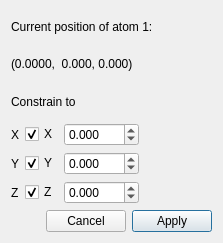
<?xml version="1.0" encoding="UTF-8"?>
<ui version="4.0">
 <class>VectorConstraintConfigurator</class>
 <widget class="QDialog" name="VectorConstraintConfigurator">
  <property name="geometry">
   <rect>
    <x>0</x>
    <y>0</y>
    <width>223</width>
    <height>243</height>
   </rect>
  </property>
  <property name="windowTitle">
   <string>Constraint Position</string>
  </property>
  <property name="toolTip">
   <string/>
  </property>
  <layout class="QVBoxLayout" name="verticalLayout">
   <item>
    <widget class="QLabel" name="label">
     <property name="text">
      <string>Current position of atom 1:</string>
     </property>
    </widget>
   </item>
   <item>
    <widget class="QLabel" name="positionLabel">
     <property name="text">
      <string>(0.0000,  0.000, 0.000)</string>
     </property>
    </widget>
   </item>
   <item>
    <widget class="QLabel" name="label_2">
     <property name="text">
      <string>Constrain to</string>
     </property>
    </widget>
   </item>
   <item>
    <layout class="QGridLayout" name="gridLayout">
     <item row="0" column="1">
      <widget class="QCheckBox" name="xCheckBox">
       <property name="text">
        <string>X</string>
       </property>
       <property name="checked">
        <bool>true</bool>
       </property>
      </widget>
     </item>
     <item row="1" column="1">
      <widget class="QCheckBox" name="yCheckBox">
       <property name="text">
        <string>Y</string>
       </property>
       <property name="checked">
        <bool>true</bool>
       </property>
      </widget>
     </item>
     <item row="2" column="1">
      <widget class="QCheckBox" name="zCheckBox">
       <property name="text">
        <string>Z</string>
       </property>
       <property name="checked">
        <bool>true</bool>
       </property>
      </widget>
     </item>
     <item row="0" column="2">
      <widget class="QDoubleSpinBox" name="xValue">
       <property name="suffix">
        <string/>
       </property>
       <property name="decimals">
        <number>3</number>
       </property>
       <property name="minimum">
        <double>-100.000000000000000</double>
       </property>
       <property name="maximum">
        <double>100.000000000000000</double>
       </property>
       <property name="singleStep">
        <double>0.010000000000000</double>
       </property>
      </widget>
     </item>
     <item row="1" column="2">
      <widget class="QDoubleSpinBox" name="yValue">
       <property name="suffix">
        <string/>
       </property>
       <property name="decimals">
        <number>3</number>
       </property>
       <property name="minimum">
        <double>-100.000000000000000</double>
       </property>
       <property name="maximum">
        <double>100.000000000000000</double>
       </property>
       <property name="singleStep">
        <double>0.010000000000000</double>
       </property>
      </widget>
     </item>
     <item row="2" column="2">
      <widget class="QDoubleSpinBox" name="zValue">
       <property name="suffix">
        <string/>
       </property>
       <property name="decimals">
        <number>3</number>
       </property>
       <property name="minimum">
        <double>-100.000000000000000</double>
       </property>
       <property name="maximum">
        <double>100.000000000000000</double>
       </property>
       <property name="singleStep">
        <double>0.010000000000000</double>
       </property>
      </widget>
     </item>
     <item row="2" column="3">
      <spacer name="horizontalSpacer">
       <property name="orientation">
        <enum>Qt::Horizontal</enum>
       </property>
       <property name="sizeHint" stdset="0">
        <size>
         <width>40</width>
         <height>20</height>
        </size>
       </property>
      </spacer>
     </item>
     <item row="0" column="0">
      <widget class="QLabel" name="xLabel">
       <property name="text">
        <string>X</string>
       </property>
      </widget>
     </item>
     <item row="1" column="0">
      <widget class="QLabel" name="yLabel">
       <property name="text">
        <string>Y</string>
       </property>
      </widget>
     </item>
     <item row="2" column="0">
      <widget class="QLabel" name="zLabel">
       <property name="text">
        <string>Z</string>
       </property>
      </widget>
     </item>
    </layout>
   </item>
   <item>
    <layout class="QHBoxLayout" name="horizontalLayout">
     <item>
      <spacer name="horizontalSpacer_2">
       <property name="orientation">
        <enum>Qt::Horizontal</enum>
       </property>
       <property name="sizeHint" stdset="0">
        <size>
         <width>40</width>
         <height>20</height>
        </size>
       </property>
      </spacer>
     </item>
     <item>
      <widget class="QPushButton" name="cancelButton">
       <property name="text">
        <string>Cancel</string>
       </property>
      </widget>
     </item>
     <item>
      <widget class="QPushButton" name="applyButton">
       <property name="text">
        <string>Apply</string>
       </property>
       <property name="default">
        <bool>true</bool>
       </property>
      </widget>
     </item>
    </layout>
   </item>
  </layout>
 </widget>
 <resources/>
 <connections>
  <connection>
   <sender>applyButton</sender>
   <signal>clicked()</signal>
   <receiver>VectorConstraintConfigurator</receiver>
   <slot>accept()</slot>
   <hints>
    <hint type="sourcelabel">
     <x>391</x>
     <y>228</y>
    </hint>
    <hint type="destinationlabel">
     <x>221</x>
     <y>148</y>
    </hint>
   </hints>
  </connection>
  <connection>
   <sender>cancelButton</sender>
   <signal>clicked()</signal>
   <receiver>VectorConstraintConfigurator</receiver>
   <slot>reject()</slot>
   <hints>
    <hint type="sourcelabel">
     <x>310</x>
     <y>228</y>
    </hint>
    <hint type="destinationlabel">
     <x>221</x>
     <y>148</y>
    </hint>
   </hints>
  </connection>
 </connections>
</ui>
